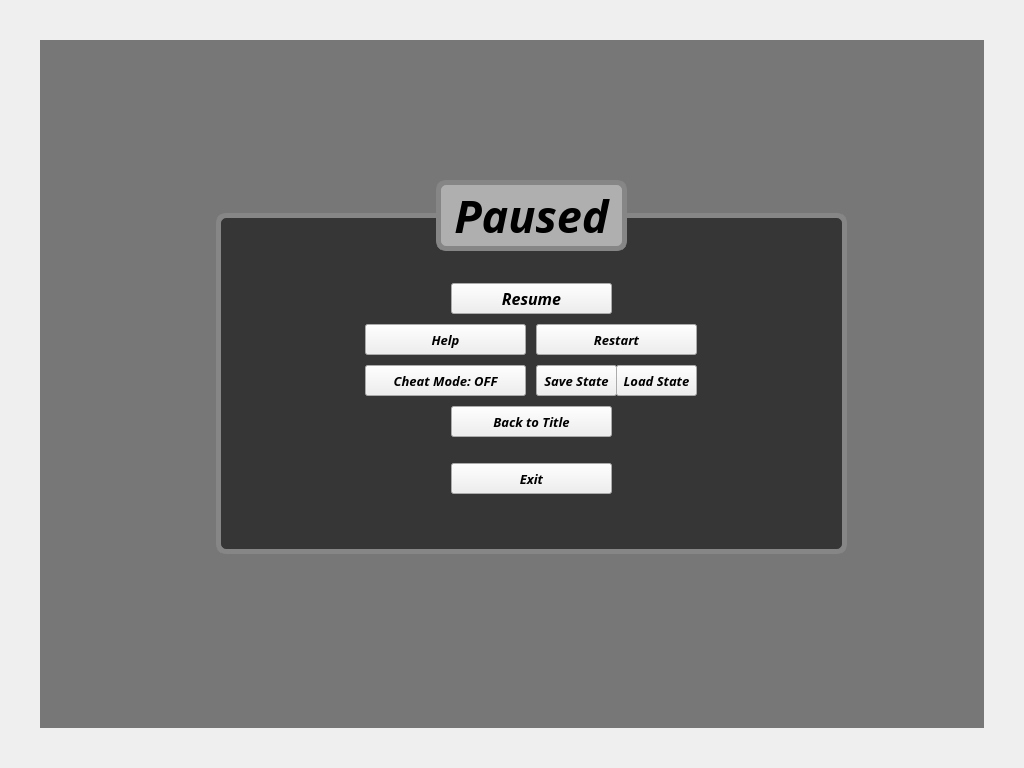
<?xml version="1.0" encoding="UTF-8"?>
<ui version="4.0">
 <class>PauseScreen</class>
 <widget class="QWidget" name="PauseScreen">
  <property name="geometry">
   <rect>
    <x>0</x>
    <y>0</y>
    <width>1024</width>
    <height>768</height>
   </rect>
  </property>
  <property name="windowTitle">
   <string>Form</string>
  </property>
  <widget class="QWidget" name="widget" native="true">
   <property name="geometry">
    <rect>
     <x>216</x>
     <y>213</y>
     <width>631</width>
     <height>341</height>
    </rect>
   </property>
   <property name="font">
    <font>
     <family>Sawasdee</family>
     <pointsize>12</pointsize>
     <weight>75</weight>
     <italic>true</italic>
     <bold>true</bold>
    </font>
   </property>
   <widget class="QPushButton" name="btnResume">
    <property name="geometry">
     <rect>
      <x>235</x>
      <y>70</y>
      <width>161</width>
      <height>31</height>
     </rect>
    </property>
    <property name="text">
     <string>Resume</string>
    </property>
   </widget>
   <widget class="QLabel" name="label_3">
    <property name="geometry">
     <rect>
      <x>0</x>
      <y>0</y>
      <width>631</width>
      <height>341</height>
     </rect>
    </property>
    <property name="styleSheet">
     <string notr="true">border-width: 5px;
background-color: rgb(0, 0, 0, 140);
border-color: rgb(134, 134, 134);
border-style: solid;
border-radius: 10px;</string>
    </property>
    <property name="text">
     <string/>
    </property>
   </widget>
   <widget class="QPushButton" name="btnHelp">
    <property name="geometry">
     <rect>
      <x>149</x>
      <y>111</y>
      <width>161</width>
      <height>31</height>
     </rect>
    </property>
    <property name="font">
     <font>
      <pointsize>10</pointsize>
     </font>
    </property>
    <property name="text">
     <string>Help</string>
    </property>
   </widget>
   <widget class="QPushButton" name="btnCheat">
    <property name="geometry">
     <rect>
      <x>149</x>
      <y>152</y>
      <width>161</width>
      <height>31</height>
     </rect>
    </property>
    <property name="font">
     <font>
      <pointsize>10</pointsize>
     </font>
    </property>
    <property name="text">
     <string>Cheat Mode: OFF</string>
    </property>
   </widget>
   <widget class="QPushButton" name="btnTitle">
    <property name="geometry">
     <rect>
      <x>235</x>
      <y>193</y>
      <width>161</width>
      <height>31</height>
     </rect>
    </property>
    <property name="font">
     <font>
      <pointsize>10</pointsize>
     </font>
    </property>
    <property name="text">
     <string>Back to Title</string>
    </property>
   </widget>
   <widget class="QPushButton" name="btnExit">
    <property name="geometry">
     <rect>
      <x>235</x>
      <y>250</y>
      <width>161</width>
      <height>31</height>
     </rect>
    </property>
    <property name="font">
     <font>
      <pointsize>10</pointsize>
     </font>
    </property>
    <property name="text">
     <string>Exit</string>
    </property>
   </widget>
   <widget class="QPushButton" name="btnSaveState">
    <property name="geometry">
     <rect>
      <x>320</x>
      <y>152</y>
      <width>81</width>
      <height>31</height>
     </rect>
    </property>
    <property name="font">
     <font>
      <pointsize>10</pointsize>
     </font>
    </property>
    <property name="text">
     <string>Save State</string>
    </property>
   </widget>
   <widget class="QPushButton" name="btnRestart">
    <property name="geometry">
     <rect>
      <x>320</x>
      <y>111</y>
      <width>161</width>
      <height>31</height>
     </rect>
    </property>
    <property name="font">
     <font>
      <pointsize>10</pointsize>
     </font>
    </property>
    <property name="text">
     <string>Restart</string>
    </property>
   </widget>
   <widget class="QPushButton" name="btnLoadState">
    <property name="geometry">
     <rect>
      <x>400</x>
      <y>152</y>
      <width>81</width>
      <height>31</height>
     </rect>
    </property>
    <property name="font">
     <font>
      <pointsize>10</pointsize>
     </font>
    </property>
    <property name="text">
     <string>Load State</string>
    </property>
   </widget>
   <zorder>label_3</zorder>
   <zorder>btnResume</zorder>
   <zorder>btnHelp</zorder>
   <zorder>btnCheat</zorder>
   <zorder>btnTitle</zorder>
   <zorder>btnExit</zorder>
   <zorder>btnSaveState</zorder>
   <zorder>btnRestart</zorder>
   <zorder>btnLoadState</zorder>
  </widget>
  <widget class="QLabel" name="label">
   <property name="geometry">
    <rect>
     <x>436</x>
     <y>180</y>
     <width>191</width>
     <height>71</height>
    </rect>
   </property>
   <property name="font">
    <font>
     <family>Sawasdee</family>
     <pointsize>34</pointsize>
     <weight>75</weight>
     <italic>true</italic>
     <bold>true</bold>
    </font>
   </property>
   <property name="styleSheet">
    <string notr="true">border-width: 5px;
background-color: rgb(175, 175, 175);
border-color: rgb(134, 134, 134);
border-style: solid;
border-radius: 10px;</string>
   </property>
   <property name="text">
    <string>Paused</string>
   </property>
   <property name="alignment">
    <set>Qt::AlignCenter</set>
   </property>
  </widget>
  <widget class="QLabel" name="label_2">
   <property name="geometry">
    <rect>
     <x>40</x>
     <y>40</y>
     <width>944</width>
     <height>688</height>
    </rect>
   </property>
   <property name="styleSheet">
    <string notr="true">background-color: rgb(0, 0, 0, 128);</string>
   </property>
   <property name="text">
    <string/>
   </property>
  </widget>
  <zorder>label_2</zorder>
  <zorder>widget</zorder>
  <zorder>label</zorder>
 </widget>
 <resources/>
 <connections/>
</ui>
